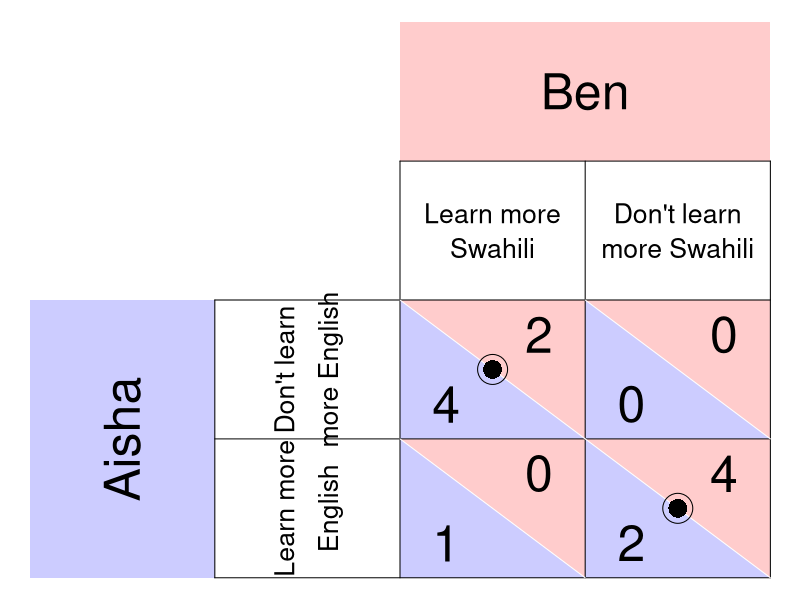

Recreate this plot in R.
require(ggplot2)
require(shape)
pdf(file = "society/matrix_disagreement_check2.pdf", width = 9, height = 7)

par(mar =  c(0, 0, 0, 0))
xlims <- c(0, 8)
ylims <- c(0, 8)

#TextSizes
PlayerSize <- 3
StratSize <- 1.6
PayoffSize <- 3
p1fadelevel <- 0.2
p2fadelevel <- 0.2

#Payoffs are listed as c("NW", "SW", "NE", "SE")

#Considerations for Player 1
P1Name <- c("Aisha")
P1Strat <- c("Don't learn", "Learn more")
P1Strat2 <- c("more English", "English")
P1Payoffs <- c("4", "1", "0", "2")
P1BR1 <- c("NW") #Must be NW or SW - the BR prints accordingly. 
P1BR2 <- c("SE") #Must be NE or SE - the BR prints accordingly. 
#NW = (5, 3); SW = (5,1); NE = (7, 3); SE = (7, 1)
P1bestsize <- 2.5 #Adjusts size of point indicating best response of P1

#Considerations for Player 2
P2Name <- c("Ben")
P2Strat <- c("Learn more", "Don't learn")
P2Strat2 <- c("Swahili", "more Swahili")
P2Payoffs <- c("2", "0", "0", "4")
P2BR1 <- c("NW") #Must be NW or SW - the BR prints accordingly. 
P2BR2 <- c("SE") #Must be NE or SE - the BR prints accordingly. 
P2bestsize <- 4 #Adjusts size of circle indicating best response of P2

plot(0, 0, xlim = xlims, ylim = ylims, type = "n",
     xlab = expression(""),
     ylab = expression(""),
     xaxt = "n", 
     yaxt = "n", 
     cex.lab = 2, 
     bty = "n")



#Color and label for Player 1 and their strategies
polygon(c(0,0,2,2,0), c(0,4,4,0,0), col=rgb(0, 0, 1, p1fadelevel), density=NULL, border = NA)
text(1, 2, P1Name[1], srt = 90, cex = PlayerSize)

text(2.75, 3, P1Strat[1], cex = StratSize, srt = 90)
text(3.25, 3, P1Strat2[1], cex = StratSize, srt = 90)
text(2.75, 1, P1Strat[2], cex = StratSize, srt = 90)
text(3.25, 1, P1Strat2[2], cex = StratSize, srt = 90)


#Color and label for Player 2
polygon(c(4,4,8,8,4), c(8,6,6,8,8), col=rgb(1, 0, 0, p2fadelevel), density=NULL, border = NA)
text(6, 7, P2Name[1], cex = PlayerSize)

text(5, 5.25, P2Strat[1], cex = StratSize)
text(5, 4.75, P2Strat2[1], cex = StratSize)
text(7, 5.25, P2Strat[2], cex = StratSize)
text(7, 4.75, P2Strat2[2], cex = StratSize)

#NorthWest cell 
#P1
polygon(c(4,4,6,4), c(4,2,2,4), col=rgb(0, 0, 1, p1fadelevel), density=NULL, border = NA)
#P2
polygon(c(4,6,6,4), c(4,4,2,4), col=rgb(1, 0, 0, p2fadelevel), density=NULL, border = NA)

#P1
text(4.5, 2.5, P1Payoffs[1], cex = PayoffSize)
#P2
text(5.5, 3.5, P2Payoffs[1], cex = PayoffSize)

#SouthWest cell  
#P1
polygon(c(4,4,6,4), c(2,0,0,2), col=rgb(0, 0, 1, p1fadelevel), density=NULL, border = NA)
#P2
polygon(c(4,6,6,4), c(2,2,0,2), col=rgb(1, 0, 0, p2fadelevel), density=NULL, border = NA)

#P1
text(4.5, 0.5, P1Payoffs[2], cex = PayoffSize)
#P2
text(5.5, 1.5, P2Payoffs[2], cex = PayoffSize)


#NorthEast cell 
#P1
polygon(c(6,6,8,6), c(4,2,2,4), col=rgb(0, 0, 1, p1fadelevel), density=NULL, border = NA)
#P2
polygon(c(6,8,8,6), c(4,4,2,4), col=rgb(1, 0, 0, p2fadelevel), density=NULL, border = NA)
#P1
text(6.5, 2.5, P1Payoffs[3], cex = PayoffSize)
#P2
text(7.5, 3.5, P2Payoffs[3], cex = PayoffSize)

#SouthEast cell 
#P1
polygon(c(6,6,8,6), c(2,0,0,2), col=rgb(0, 0, 1, p1fadelevel), density=NULL, border = NA)
#P2
polygon(c(6,8,8,6), c(2,2,0,2), col=rgb(1, 0, 0, p2fadelevel), density=NULL, border = NA)
#P1
text(6.5, 0.5, P1Payoffs[4], cex = PayoffSize)
#P2
text(7.5, 1.5, P2Payoffs[4], cex = PayoffSize)


#Lines for the Table
segments(8, 0, 8, 6, lty = 1, col = "black")
segments(4, 6, 8, 6, lty = 1, col = "black")
segments(2, 0, 2, 4, lty = 1, col = "black")
segments(2, 0, 8, 0, lty = 1, col = "black")
segments(2, 4, 8, 4, lty = 1, col = "black")
segments(4, 0, 4, 6, lty = 1, col = "black")
segments(2, 2, 8, 2, lty = 1, col = "black")
segments(6, 0, 6, 6, lty = 1, col = "black")

#Diagonals
#NW
segments(4, 4, 6, 2, lty = 1, col = "white")
#NE
segments(6, 4, 8, 2, lty = 1, col = "white")
#SW
segments(4, 2, 6, 0, lty = 1, col = "white")
#Se
segments(6, 2, 8, 0, lty = 1, col = "white")


#Best responses 
#P1 
if (P1BR1[1] == "NW"){
  points(5, 3, pch = 16, col = "black", cex = P1bestsize)
} else{points(5, 1, pch = 16, col = "black", cex = P1bestsize)
}

if (P1BR2[1] == "NE"){
  points(7, 3, pch = 16, col = "black", cex = P1bestsize)
} else{points(7, 1, pch = 16, col = "black", cex = P1bestsize)
}


#P2
if (P2BR1[1] == "NW"){
  points(5, 3, pch = 1, col = "black", cex = P2bestsize)
} else{points(7, 3, pch = 1, col = "black", cex = P2bestsize)
}

if (P2BR2[1] == "SW"){
  points(5, 3, pch = 1, col = "black", cex = P2bestsize)
} else{points(7, 1, pch = 1, col = "black", cex = P2bestsize)
}

dev.off()
